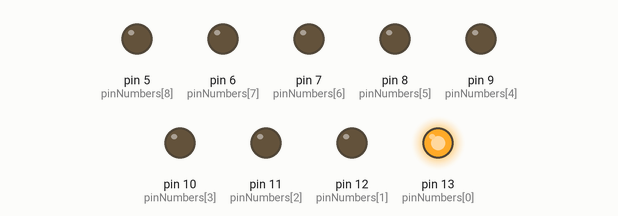
Bench run of a sketch on a simulated Arduino Uno, built with avr-gcc and run on an emulated ATmega328P. On the bench: output pins drawn as LEDs (lit = HIGH).

Above: at 0.5 s.
At 2.5 s:
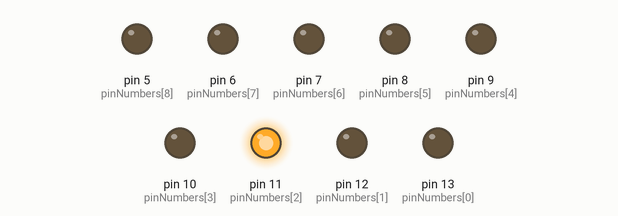
At 3.5 s:
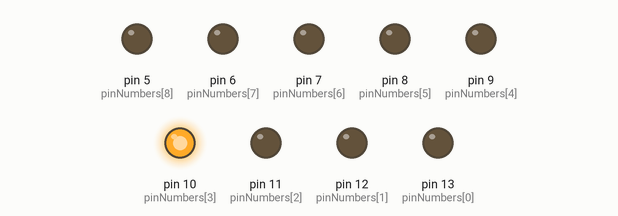
At 5.5 s:
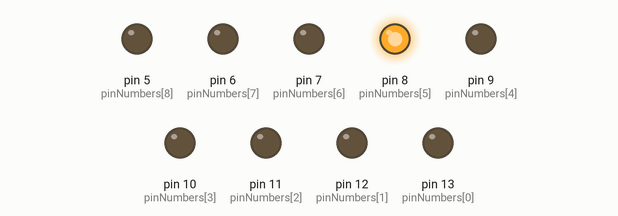
At 7.5 s:
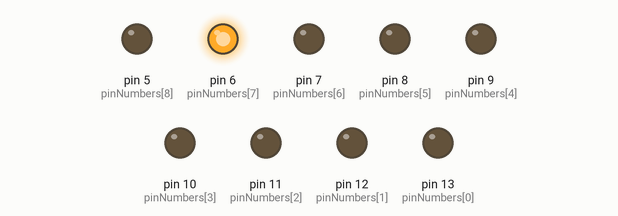
At 10.5 s:
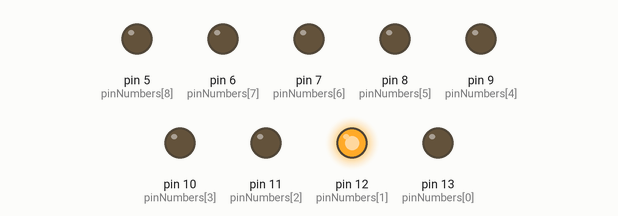
Timing chart, 0 to 11.7 s (numbered marks = the images above):
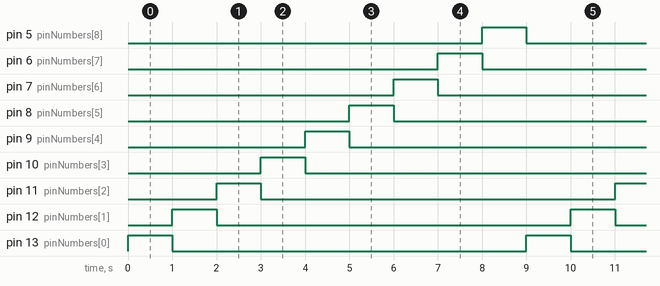

Measured:
- by itself, pin 5 (pinNumbers[8]), pin 6 (pinNumbers[7]), pin 7 (pinNumbers[6]), pin 8 (pinNumbers[5]), pin 9 (pinNumbers[4]), pin 10 (pinNumbers[3]), pin 11 (pinNumbers[2]), pin 12 (pinNumbers[1]), pin 13 (pinNumbers[0]): alternates HIGH for 1.0 s and LOW for 8.0 s
- by itself, everything shown: repeats every 9.0 s, in 9 steps

The sketch:

arduino-blinking-lights.ino
```cpp
/**
 * @file blinking_lights.c
 * Contains a program that sets up three blinking lights.
 */

/**
 * Sets up this program.
 */
void setup() {
  // Initializes pins as outputs.
  pinMode(13, OUTPUT);
  pinMode(12, OUTPUT);
  pinMode(11, OUTPUT);
  pinMode(10, OUTPUT);
  pinMode(9, OUTPUT);
  pinMode(8, OUTPUT);
  pinMode(7,OUTPUT);
  pinMode(6, OUTPUT);
  pinMode(5, OUTPUT);
}
/**
 * Turns a single light on at a specific pin and all other lights off.
 * @param {int} pinNumber Number of pin to be turned on.
 */
void turnOnPin(int pinNumber) {
  int pinNumbers[] = {13, 12, 11, 10, 9, 8, 7, 6, 5};
  for (int i = 0; i < 9; i = i + 1) {
    int status = LOW;
    if (pinNumbers[i] == pinNumber) {
      status = HIGH;
    }
    digitalWrite(pinNumbers[i], status);
  }
}

/**
 * Main program loop.
 */
void loop() {
  // Turn on pin 13.
  turnOnPin(13);

  // Wait for one second.
  delay(1000);

  // Turn on pin 12.
  turnOnPin(12);

  // Wait for one second and leave pin 13 on.
  delay(1000);

  // Turn on pin 11.
  turnOnPin(11);

  // Wait for one second.
  delay(1000);

  // Turn on pin 10.
  turnOnPin(10);

  // Wait for one second.
  delay(1000);

  // Turn on pin 9.
  turnOnPin(9);

  // Wait for one second.
  delay(1000);

  // Turn on pin 8.
  turnOnPin(8);

  // Wait for one second.
  delay(1000);

  // Turn on pin 7.
  turnOnPin(7);

  // Wait for one second.
  delay(1000);

  // Turn on pin 6.
  turnOnPin(6);

  // Wait for one second.
  delay(1000);

  // Turn on pin 5.
  turnOnPin(5);

  // Wait for one second.
  delay(1000);
}
```
